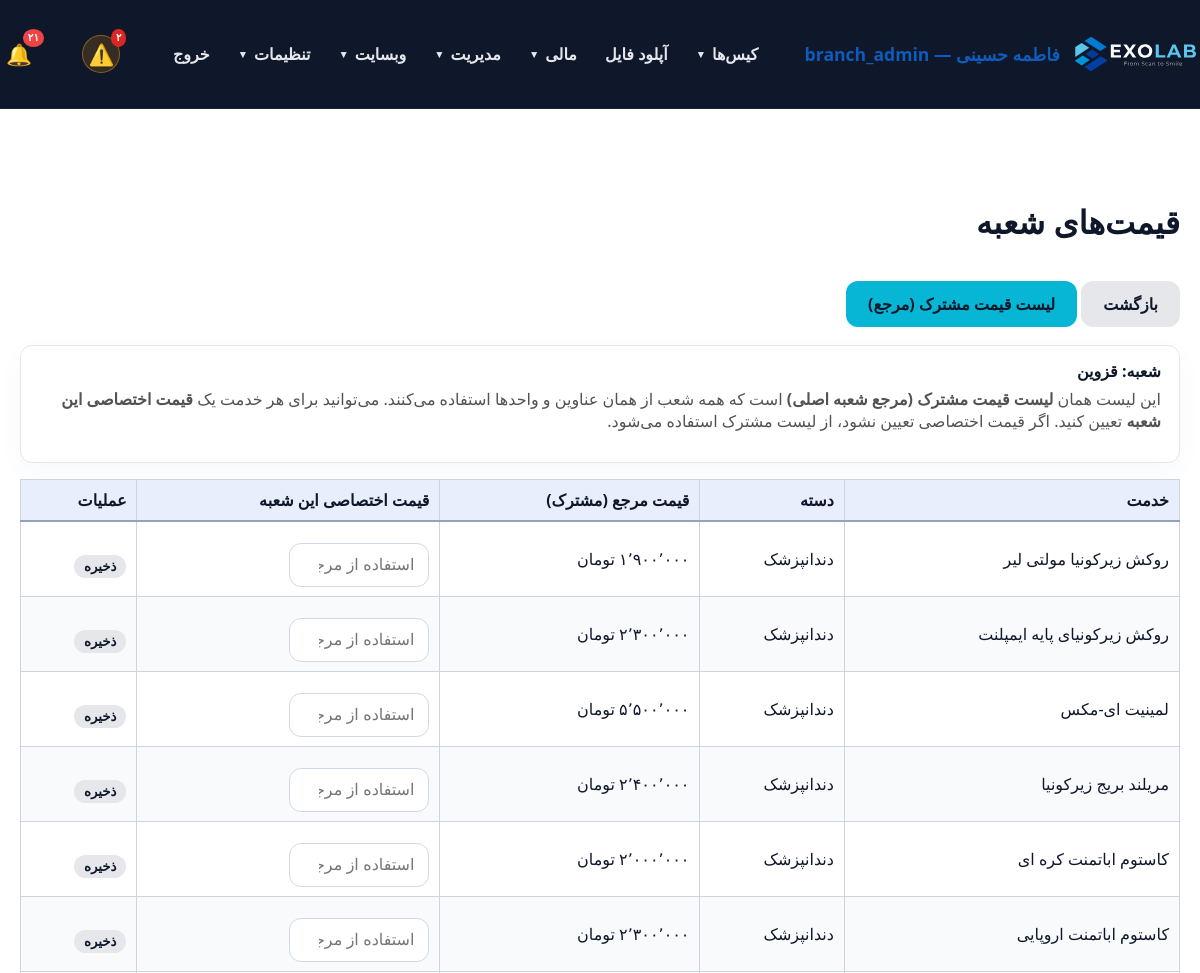
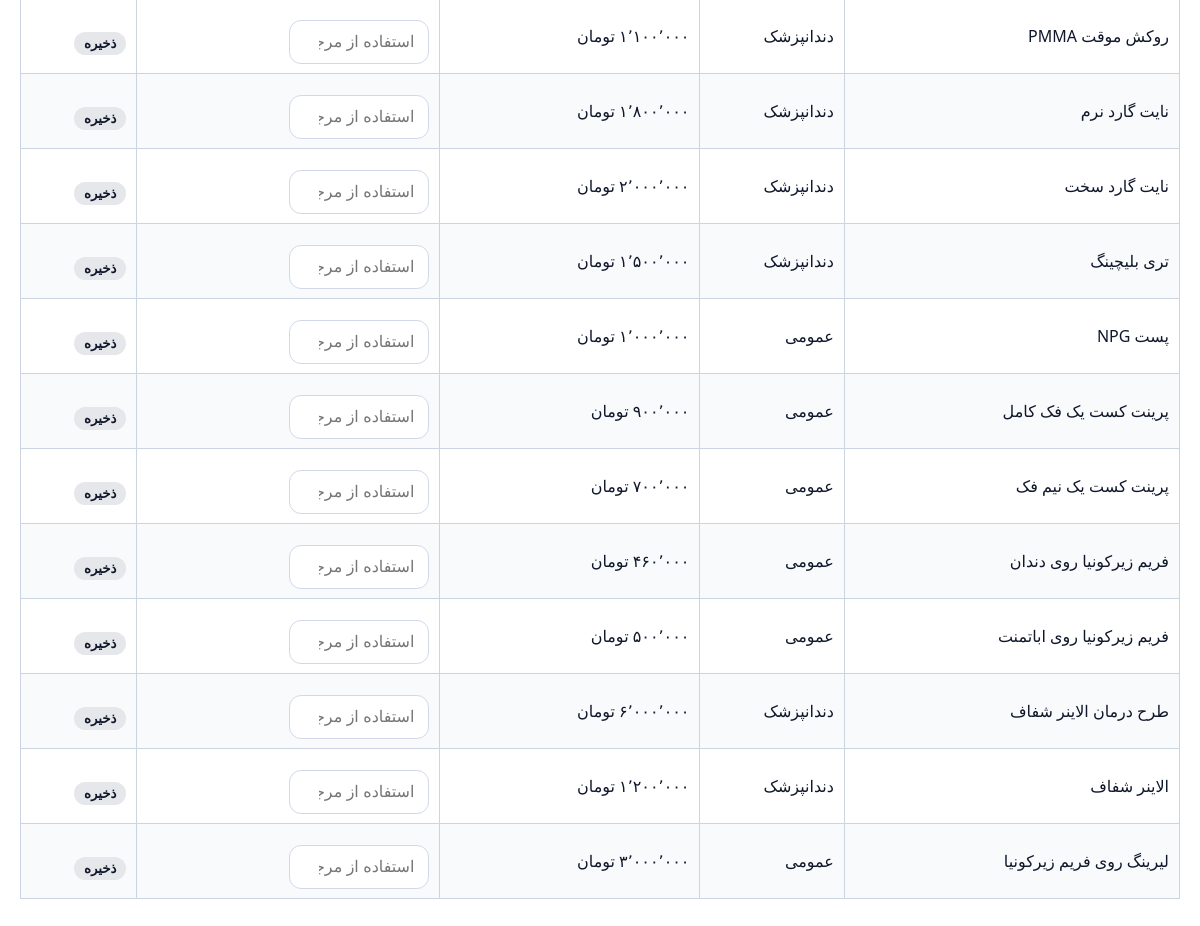
The page /panel/branch_prices.php (signed in) on the database its author committed (2 pictures, top to bottom).
### tables this page shows
CREATE TABLE `users` (
  `id` int(11) NOT NULL AUTO_INCREMENT,
  `username` varchar(100) NOT NULL,
  `password_hash` varchar(255) NOT NULL,
  `full_name` varchar(255) NOT NULL,
  `email` varchar(255) DEFAULT NULL,
  `phone` varchar(20) DEFAULT NULL,
  `role` enum('admin','doctor','staff','secretary','designer','technician','operator','powder','courier','finance','outsource_lab','customer_lab','partner_lab','clinic','branch_admin') NOT NULL DEFAULT 'staff',
  `branch_id` int(11) DEFAULT NULL,
  `clinic_id` int(11) DEFAULT NULL,
  `lab_id` int(11) DEFAULT NULL,
  `is_designer` tinyint(1) NOT NULL DEFAULT 0,
  `is_default_designer` tinyint(1) NOT NULL DEFAULT 0,
  `active` tinyint(1) DEFAULT 1,
  `last_login` datetime DEFAULT NULL,
  `created_at` datetime DEFAULT current_timestamp(),
  `updated_at` datetime DEFAULT current_timestamp() ON UPDATE current_timestamp(),
  `notes` text DEFAULT NULL,
  PRIMARY KEY (`id`),
  UNIQUE KEY `username` (`username`),
  KEY `idx_users_clinic_id` (`clinic_id`),
  KEY `idx_users_is_designer` (`is_designer`),
  CONSTRAINT `fk_users_clinic` FOREIGN KEY (`clinic_id`) REFERENCES `users` (`id`) ON DELETE SET NULL ON UPDATE CASCADE
);

CREATE TABLE `branches` (
  `id` int(11) NOT NULL AUTO_INCREMENT,
  `parent_id` int(11) DEFAULT NULL,
  `name` varchar(255) NOT NULL,
  `code` varchar(50) DEFAULT NULL,
  `owner_user_id` int(11) DEFAULT NULL,
  `active` tinyint(1) NOT NULL DEFAULT 1,
  `created_at` timestamp NOT NULL DEFAULT current_timestamp(),
  `updated_at` timestamp NOT NULL DEFAULT current_timestamp() ON UPDATE current_timestamp(),
  PRIMARY KEY (`id`),
  KEY `parent_id` (`parent_id`),
  KEY `owner_user_id` (`owner_user_id`)
);

CREATE TABLE `site_prices` (
  `id` int(11) NOT NULL AUTO_INCREMENT,
  `branch_id` int(11) DEFAULT NULL,
  `title` varchar(255) NOT NULL,
  `description` text NOT NULL,
  `price` decimal(15,2) NOT NULL DEFAULT 0.00,
  `category` varchar(120) DEFAULT 'عمومی',
  `active` tinyint(1) DEFAULT 1,
  `created_at` datetime DEFAULT current_timestamp(),
  `updated_at` datetime DEFAULT current_timestamp() ON UPDATE current_timestamp(),
  `display_order` int(11) DEFAULT 0,
  PRIMARY KEY (`id`)
);

### panel/db.php (called while the page is built, shortened)
<?php
function db() {
    static $pdo = null;
    if ($pdo === null) {
        try {
            $pdo = Connection::getInstance();
        } catch (Throwable $e) {
            $dbFailMsg = 'db connection failed: ' . $e->getMessage();
            if (function_exists('exolab_log_throttled')) {
                exolab_log_throttled('db_connect_failed', $dbFailMsg, 60);
            } else {
                error_log($dbFailMsg);
            }
            try {
                Connection::reset();
                usleep(150000);
                $pdo = Connection::getInstance();
            } catch (Throwable $e2) {
                $dbFailMsg2 = 'db connection retry failed: ' . $e2->getMessage();
                if (function_exists('exolab_log_throttled')) {
                    exolab_log_throttled('db_connect_failed_retry', $dbFailMsg2, 60);
                } else {
                    error_log($dbFailMsg2);
                }
                dbConnectionFailedResponse();
            }
        }
    }
    return $pdo;
}
function canManageScanAppointments(?array $user = null): bool {
    $user = $user ?: (function_exists('current_user') ? current_user() : null);
    $role = (string) ($user['role'] ?? '');
    if (in_array($role, ['admin', 'branch_admin', 'technician', 'secretary', 'staff'], true)) return true;
    return false;
}
function canViewScanBodyLibrary(?array $user = null): bool {
    $user = $user ?: (function_exists('current_user') ? current_user() : null);
    if (is_admin()) return true;
    return false;
}
function getBranch(int $id): ?array {
    $stmt = db()->prepare('SELECT b.*, u.full_name AS owner_name FROM branches b LEFT JOIN users u ON b.owner_user_id = u.id WHERE b.id = ?');
    $stmt->execute([$id]);
    $row = $stmt->fetch();
    return $row ?: null;
}
function currentBranchId(): ?int {
    $user = current_user();
    $bid = $user['branch_id'] ?? null;
    return $bid !== null && $bid !== '' ? (int) $bid : null;
}
function getAllPrices() {
    $stmt = db()->query("SELECT * FROM site_prices ORDER BY (display_order = 0) ASC, CASE WHEN display_order = 0 THEN id ELSE display_order END ASC");
    return $stmt->fetchAll();
}
function importantNotificationTypes(): array {
    return ['status', 'status_change', 'comment'];
}
function notificationTypesSql(array $types): string {
    return implode(',', array_fill(0, count($types), '?'));
}
function getUnreadNotificationCount(int $userId): int {
    $stmt = db()->prepare('SELECT COUNT(*) FROM notifications WHERE user_id = ? AND is_read = 0');
    $stmt->execute([$userId]);
    return (int) $stmt->fetchColumn();
}
function getUnreadImportantNotificationCount(int $userId): int {
    $types = importantNotificationTypes();
    $sql = 'SELECT COUNT(*) FROM notifications WHERE user_id = ? AND is_read = 0 AND type IN (' . notificationTypesSql($types) . ')';
    $stmt = db()->prepare($sql);
    $stmt->execute(array_merge([$userId], $types));
    return (int) $stmt->fetchColumn();
}

### includes/helpers.php (called while the page is built, shortened)
<?php
function toPersianDigits($input) {
    $numbers = ['0','1','2','3','4','5','6','7','8','9'];
    $persian = ['۰','۱','۲','۳','۴','۵','۶','۷','۸','۹'];
    return str_replace($numbers, $persian, $input);
}
function formatAmountToman($value) {
    $clean = preg_replace('/[^\d\.\-]/', '', (string) $value);
    $formatted = number_format((float) round($clean), 0, '.', ',');
    $formatted = str_replace(',', '٬', $formatted);
    return toPersianDigits($formatted) . ' تومان';
}

### panel/branch_prices.php (the view, shortened to what this page needs)
<?php
require_once __DIR__ . '/auth.php';
require_admin();
$bid = currentBranchId();
$branch = getBranch($bid);
$prices = getAllPrices();
$custom = [];
panel_layout_start('قیمت‌های شعبه');
?>
<div style="margin-bottom:18px;">
    <a class="btn" href="network.php" style="background:#E5E7EB; color:#0F172A;">بازگشت</a>
    <a class="btn" href="prices.php">لیست قیمت مشترک (مرجع)</a>
</div>
<div class="form-card" style="margin-bottom:16px; padding:14px 18px;">
    <strong>شعبه: <?= htmlspecialchars($branch['name'] ?? '') ?></strong>
    <p style="color:#525252; margin-top:6px;">
        این لیست همان <strong>لیست قیمت مشترک (مرجع شعبه اصلی)</strong> است که همه شعب از همان عناوین و واحدها استفاده می‌کنند.
        می‌توانید برای هر خدمت یک <strong>قیمت اختصاصی این شعبه</strong> تعیین کنید. اگر قیمت اختصاصی تعیین نشود، از لیست مشترک استفاده می‌شود.
    </p>
</div>
<table class="datatable display">
    <thead>
    <tr>
        <th>خدمت</th>
        <th>دسته</th>
        <th>قیمت مرجع (مشترک)</th>
        <th>قیمت اختصاصی این شعبه</th>
        <th>عملیات</th>
    </tr>
    </thead>
    <tbody>
    <?php foreach ($prices as $p):
        $customVal = $custom[(int) $p['id']] ?? null;
    ?>
        <tr>
            <td><?= htmlspecialchars($p['title']) ?></td>
            <td><?= htmlspecialchars($p['category']) ?></td>
            <td><?= $p['active'] ? formatAmountToman($p['price']) : '<span style="color:#9ca3af;">غیرفعال</span>' ?></td>
            <td>
                <form method="post" action="save_branch_service_price.php" style="display:flex; gap:6px; align-items:center;">
                    <input type="number" name="price" min="0" step="1" value="<?= $customVal !== null ? (int) $customVal : '' ?>" placeholder="استفاده از مرجع" style="width:140px;">
                </form>
            </td>
            <td>
                <form method="post" action="save_branch_service_price.php" style="display:inline;">
                    <button class="btn" style="background:#E5E7EB; color:#0F172A; padding:4px 10px;">ذخیره</button>
                </form>
            </td>
        </tr>
    <?php endforeach; ?>
    </tbody>
</table>
<?php panel_layout_end(); ?>

### panel/auth.php (shortened to what this page needs)
<?php
require_once __DIR__ . '/db.php';
require_once __DIR__ . '/../includes/helpers.php';
function current_user() {
    static $user = null;
    if ($user !== null) return $user;
    $stmt = db()->prepare('SELECT * FROM users WHERE id = ? AND active = 1 LIMIT 1');
    $stmt->execute([(int)$_SESSION[USER_SESSION_KEY]]);
    $user = $stmt->fetch();
    return $user;
}
function is_logged_in() {
    return current_user() !== null;
}
function is_admin(): bool {
    $user = current_user();
    return $user['role'] === 'admin' || $user['role'] === 'branch_admin';
}
function is_root_admin(): bool {
    $user = current_user();
    return $user && $user['role'] === 'admin';
}
function has_permission($permission) {
    $user = current_user();
    $perms = $GLOBALS['role_permissions'][$user['role']] ?? [];
    return in_array('*', $perms) || in_array($permission, $perms);
}
function require_login() {
    if (!is_logged_in()) {
        $target = getLoginRedirectUrl();
        if ($target !== '') {
            $_SESSION['login_redirect'] = $target;
        }
        header('Location: login.php');
        exit;
    }
}
function require_admin() {
    require_login();
}
function panel_layout_start($title = 'پنل مدیریت') {
    $user = current_user();
    ?>
    <!DOCTYPE html>
    <html lang="fa" dir="rtl">
    <head>
        <link rel="stylesheet" href="../assets/css/style.css">
        <link rel="stylesheet" href="../assets/css/datatables.min.css">
    </head>
    <body>
    <header class="site-header">
        <div class="container" style="justify-content: space-between;">
            <a class="brand" href="dashboard.php">
                <img src="../assets/icons/EXOLAB_LOGO_HORIZENTAL.svg" alt="EXOLAB" class="site-logo">
                <span><?= $user ? htmlspecialchars($user['full_name']) . ' — ' . $user['role'] : 'پنل' ?></span>
            </a>
            <nav class="site-nav" id="siteNav">
                <?php
                $navCanCases  = has_permission('view_all_cases') || has_permission('view_own_cases') || has_permission('view_assigned_cases') || has_permission('view_clinic_cases') || has_role('designer');
                $navCanUpload = $user && in_array($user['role'] ?? '', ['doctor', 'designer', 'admin', 'branch_admin', 'clinic', 'lab', 'outsource_lab', 'customer_lab', 'partner_lab'], true);
                $navCanInv    = has_permission('view_invoices') || has_permission('view_clinic_invoices') || has_permission('view_own_invoices') || is_admin();
                $navCanPay    = has_permission('view_own_payments') || has_permission('view_clinic_payments') || has_permission('view_payments') || is_admin();
                $navIsAdmin   = is_admin();
                $navIsRoot    = is_root_admin();
                ?>
                <?php if ($navCanCases): ?>
                    <div class="nav-group">
                        <button type="button" class="nav-group-toggle" onclick="toggleNavGroup(this)">کیس‌ها <span class="caret">▼</span></button>
                    </div>
                <?php endif; ?>
                <?php if ($navCanUpload): ?>
                    <a class="nav-link" href="uploads.php">آپلود فایل</a>
                <?php endif; ?>
                <?php if ($navCanInv || $navCanPay || $navIsAdmin): ?>
                    <div class="nav-group">
                        <button type="button" class="nav-group-toggle" onclick="toggleNavGroup(this)">مالی <span class="caret">▼</span></button>
                    </div>
                <?php endif; ?>
                <?php if ($navIsAdmin): ?>
                    <div class="nav-group">
                        <button type="button" class="nav-group-toggle" onclick="toggleNavGroup(this)">مدیریت <span class="caret">▼</span></button>
                    </div>
                    <div class="nav-group">
                        <button type="button" class="nav-group-toggle" onclick="toggleNavGroup(this)">وبسایت <span class="caret">▼</span></button>
                    </div>
                <?php endif; ?>
                <?php if ($navIsRoot || $user): ?>
                    <div class="nav-group">
                        <button type="button" class="nav-group-toggle" onclick="toggleNavGroup(this)">تنظیمات <span class="caret">▼</span></button>
                    </div>
                <?php endif; ?>
                <a class="nav-link" href="logout.php">خروج</a>
            </nav>
            <?php if ($user): $notifCount = getUnreadNotificationCount($user['id']); $notifImportantCount = getUnreadImportantNotificationCount($user['id']); ?>
                <a href="notifications.php?scope=important" class="notif-bell notif-bell-important" title="اعلان‌های مهم (کامنت جدید و تغییر وضعیت)" aria-label="اعلان‌های مهم" style="position:relative; margin-right:6px;">
                    <span class="notif-bell-icon" style="font-size:1.3rem;">⚠️</span>
                    <?php if ($notifImportantCount > 0): ?>
                        <span class="notif-bell-badge badge-important"><?= toPersianDigits($notifImportantCount > 99 ? '99+' : $notifImportantCount) ?></span>
                    <?php endif; ?>
                </a>
                <a href="notifications.php" class="notif-bell" title="همهٔ اعلان‌ها" aria-label="همهٔ اعلان‌ها" style="position:relative; margin-right:10px;">
                    <span class="notif-bell-icon" style="font-size:1.3rem;">🔔</span>
                    <?php if ($notifCount > 0): ?>
                        <span class="notif-bell-badge badge-normal"><?= toPersianDigits($notifCount > 99 ? '99+' : $notifCount) ?></span>
                    <?php endif; ?>
                </a>
            <?php endif; ?>
        </div>
    </header>
    <main class="section">
        <div class="container">
            <h2><?= htmlspecialchars($title) ?></h2>
    <?php
}
function panel_layout_end() {
    ?>
        </div>
    </main>
    </body>
    </html>
    <?php
}

### rows shown on the page
users: full_name "فاطمه حسینی", role "branch_admin", branch.name "قزوین"
site_prices: title "روکش زیرکونیا مولتی لیر", category "دندانپزشک", price "۱٬۹۰۰٬۰۰۰ تومان"
site_prices: title "روکش زیرکونیای پایه ایمپلنت", category "دندانپزشک", price "۲٬۳۰۰٬۰۰۰ تومان"
site_prices: title "لمینیت ای-مکس", category "دندانپزشک", price "۵٬۵۰۰٬۰۰۰ تومان"
site_prices: title "مریلند بریج زیرکونیا", category "دندانپزشک", price "۲٬۴۰۰٬۰۰۰ تومان"
site_prices: title "کاستوم اباتمنت کره ای", category "دندانپزشک", price "۲٬۰۰۰٬۰۰۰ تومان"
site_prices: title "کاستوم اباتمنت اروپایی", category "دندانپزشک", price "۲٬۳۰۰٬۰۰۰ تومان"
site_prices: title "روکش موقت PMMA", category "دندانپزشک", price "۱٬۱۰۰٬۰۰۰ تومان"
site_prices: title "نایت گارد نرم", category "دندانپزشک", price "۱٬۸۰۰٬۰۰۰ تومان"
site_prices: title "نایت گارد سخت", category "دندانپزشک", price "۲٬۰۰۰٬۰۰۰ تومان"
site_prices: title "تری بلیچینگ", category "دندانپزشک", price "۱٬۵۰۰٬۰۰۰ تومان"
site_prices: title "پست NPG", category "عمومی", price "۱٬۰۰۰٬۰۰۰ تومان"
site_prices: title "پرینت کست یک فک کامل", category "عمومی", price "۹۰۰٬۰۰۰ تومان"
site_prices: title "پرینت کست یک نیم فک", category "عمومی", price "۷۰۰٬۰۰۰ تومان"
site_prices: title "فریم زیرکونیا روی دندان", category "عمومی", price "۴۶۰٬۰۰۰ تومان"
site_prices: title "فریم زیرکونیا روی اباتمنت", category "عمومی", price "۵۰۰٬۰۰۰ تومان"
site_prices: title "طرح درمان الاینر شفاف", category "دندانپزشک", price "۶٬۰۰۰٬۰۰۰ تومان"
site_prices: title "الاینر شفاف", category "دندانپزشک", price "۱٬۲۰۰٬۰۰۰ تومان"
site_prices: title "لیرینگ روی فریم زیرکونیا", category "عمومی", price "۳٬۰۰۰٬۰۰۰ تومان"

### other values the page prints
toPersianDigits($notifCount > 99 ? '99+' : $notifCount) "۲۱"
$title "قیمت‌های شعبه"
